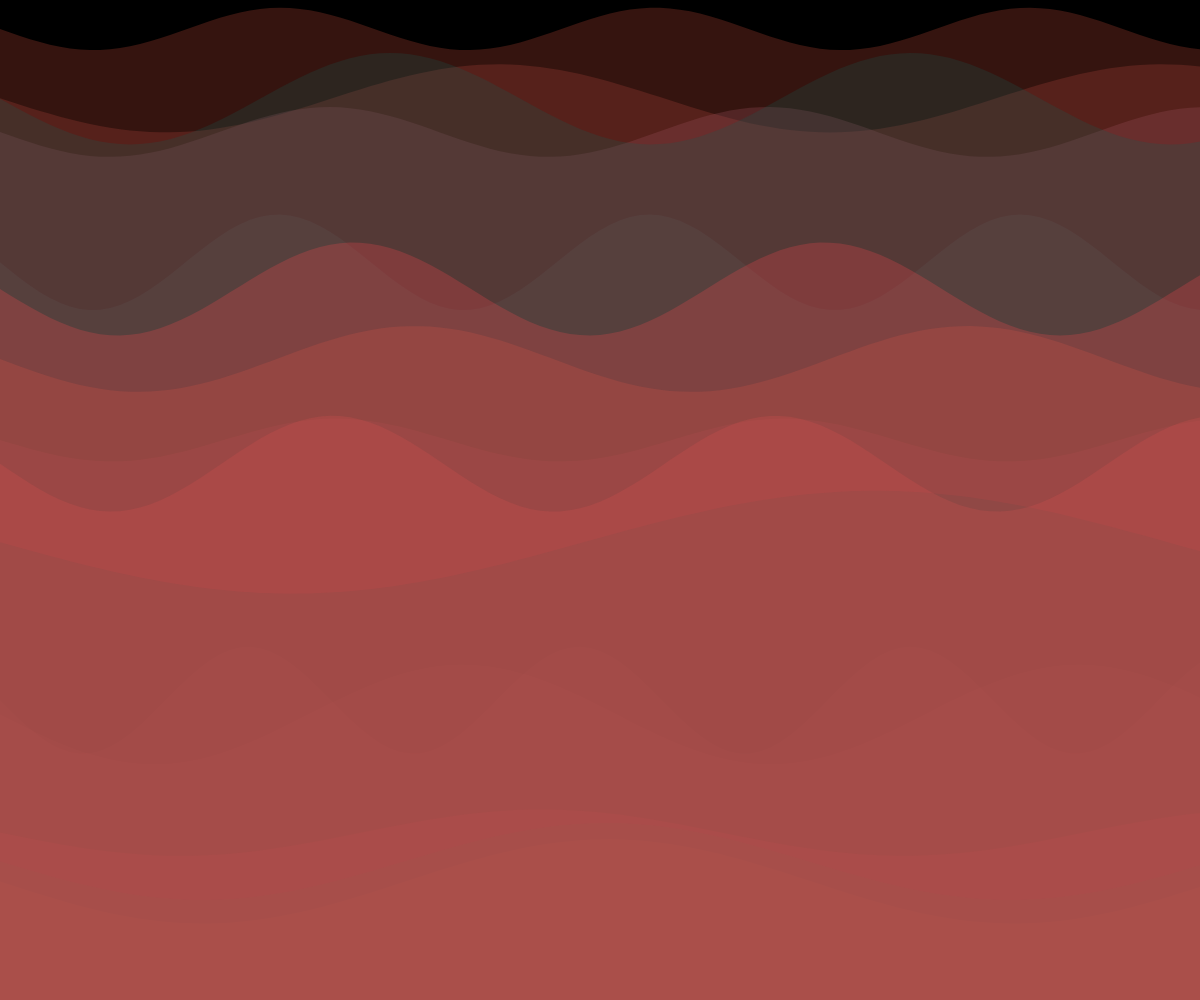
Frame 1 (no input)
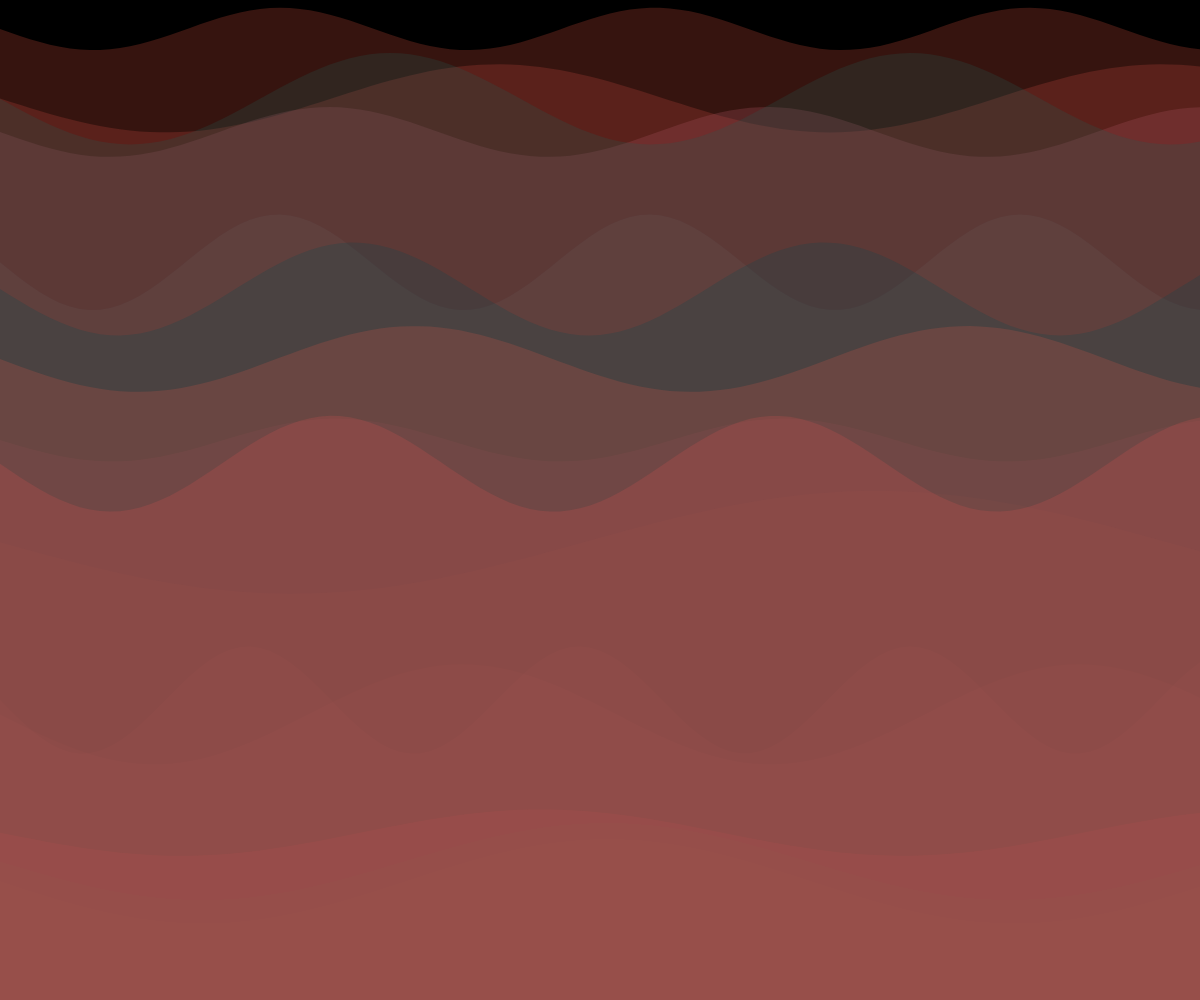
Frame 60 (no input)
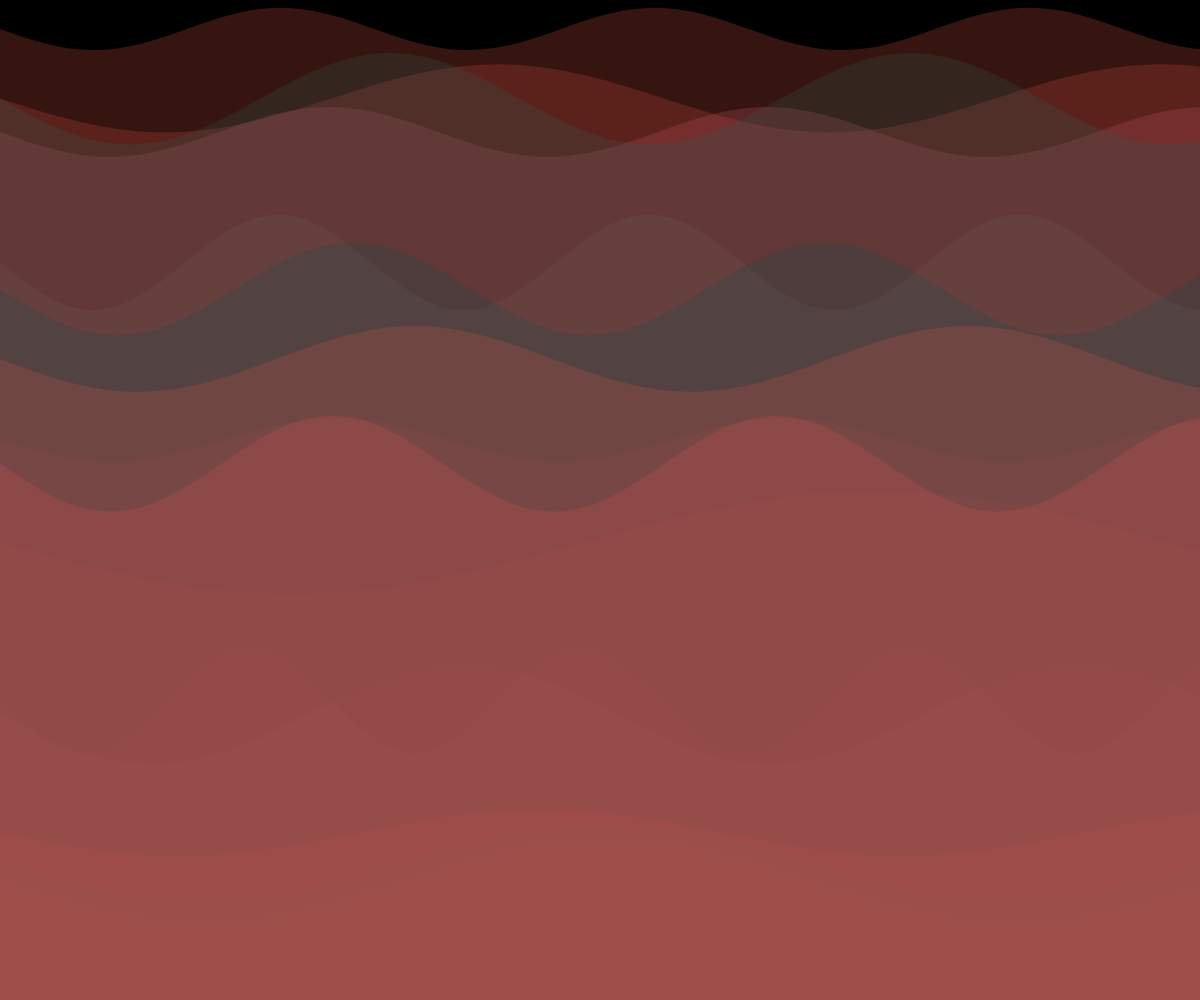
Frame 120 (the mouse pressed at the canvas centre since frame 60)

The p5.js sketch that drew these frames (run headless with seeded random() and noise() and a simulated clock; from frame 60 on, the mouse is pressed at the canvas centre):

// p5.js sketch
// ── sketch.js
let planes = [];
let time = 0;

function setup() {
  createCanvas(windowWidth, windowHeight);
  noStroke();
  
  // Create overlapping planes with varying colors and opacities
  for (let i = 0; i < 15; i++) {
    planes.push({
      y: random(height),
      speed: random(0.001, 0.003),
      amplitude: random(20, 60),
      frequency: random(0.005, 0.02),
      hue: random(360),
      saturation: random(70, 100),
      brightness: random(60, 90),
      opacity: random(30, 80)
    });
  }
}

function draw() {
  background(0);
  
  time += 0.01;
  
  // Draw each plane with its own wave motion
  for (let i = 0; i < planes.length; i++) {
    let p = planes[i];
    
    fill(p.hue, p.saturation, p.brightness, p.opacity);
    
    beginShape();
    for (let x = 0; x <= width; x += 10) {
      // Create undulating wave motion
      let y = p.y + sin(x * p.frequency + time * p.speed) * p.amplitude;
      vertex(x, y);
    }
    vertex(width, height);
    vertex(0, height);
    endShape(CLOSE);
    
    // Gradually shift hue for continuous color transition
    p.hue = (p.hue + 0.2) % 360;
  }
}

function windowResized() {
  resizeCanvas(windowWidth, windowHeight);
}
